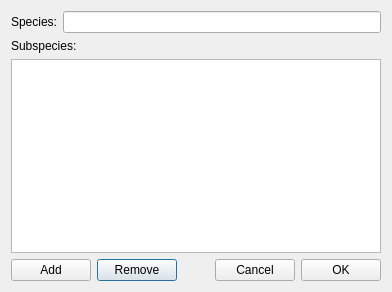
<?xml version="1.0" encoding="UTF-8"?>
<ui version="4.0">
 <class>SpeciesDialog</class>
 <widget class="QDialog" name="SpeciesDialog">
  <property name="windowModality">
   <enum>Qt::WindowModal</enum>
  </property>
  <property name="geometry">
   <rect>
    <x>0</x>
    <y>0</y>
    <width>392</width>
    <height>292</height>
   </rect>
  </property>
  <property name="maximumSize">
   <size>
    <width>16777215</width>
    <height>16777215</height>
   </size>
  </property>
  <property name="windowTitle">
   <string>Form</string>
  </property>
  <property name="autoFillBackground">
   <bool>true</bool>
  </property>
  <layout class="QGridLayout" name="gridLayout">
   <item row="0" column="1" colspan="5">
    <widget class="QLineEdit" name="species"/>
   </item>
   <item row="0" column="0">
    <widget class="QLabel" name="name">
     <property name="maximumSize">
      <size>
       <width>16777215</width>
       <height>16777215</height>
      </size>
     </property>
     <property name="text">
      <string>Species:</string>
     </property>
    </widget>
   </item>
   <item row="1" column="0" colspan="2">
    <widget class="QLabel" name="count">
     <property name="text">
      <string>Subspecies:</string>
     </property>
    </widget>
   </item>
   <item row="4" column="2">
    <widget class="QPushButton" name="removeSubspecies">
     <property name="text">
      <string>Remove</string>
     </property>
    </widget>
   </item>
   <item row="4" column="0" colspan="2">
    <widget class="QPushButton" name="addSubspecies">
     <property name="text">
      <string>Add</string>
     </property>
    </widget>
   </item>
   <item row="4" column="4">
    <widget class="QPushButton" name="cancel">
     <property name="text">
      <string>Cancel</string>
     </property>
    </widget>
   </item>
   <item row="4" column="3">
    <spacer name="horizontalSpacer">
     <property name="orientation">
      <enum>Qt::Horizontal</enum>
     </property>
     <property name="sizeHint" stdset="0">
      <size>
       <width>47</width>
       <height>20</height>
      </size>
     </property>
    </spacer>
   </item>
   <item row="2" column="0" colspan="6">
    <widget class="QListWidget" name="subspeciesList"/>
   </item>
   <item row="4" column="5">
    <widget class="QPushButton" name="ok">
     <property name="text">
      <string>OK</string>
     </property>
    </widget>
   </item>
  </layout>
 </widget>
 <resources/>
 <connections/>
</ui>
